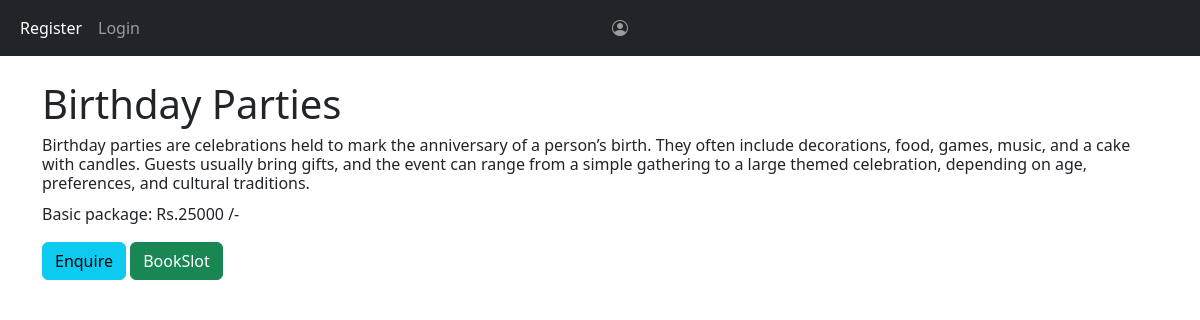
Page /6 on the committed database.
### events/models.py (models this page shows, shortened)
class EventsList(models.Model):
    name = models.CharField(max_length=100)
    price = models.IntegerField()
    descriptions = models.TextField()
    image = models.ImageField(upload_to='event', blank=True, null=True)

### events/views.py (the view)
# urls.py: path('<int:id>' , views.events_description, name='events_description'),
def events_description(request, id=0):
    event = EventsList.objects.get(id=id)
    return render(request, "events/eventsDescription.html", {"events": event})

### templates/events/eventsDescription.html
{% extends 'base.html' %}
{% block content %}
<br>
<div class="container">
    <div class="jumbotron">
        <h1>{{ events.name }}</h1>
        <h6>{{ events.descriptions }}</h6>
        <p>Basic package: Rs.{{ events.price }} /-</p>
        <a href="{% url 'enquire' %}" class="btn btn-info">Enquire</a>
        <a href="{% url 'slotbooking' events.id %}" class="btn btn-success">BookSlot</a>
    </div>
</div>
{% endblock %}

### rows in the picture
EventsList: name "Birthday Parties", descriptions "Birthday parties are celebrations held to mark the anniversary of a person’s birth. They often include decorations, food, games, music, and a cake with candles. Guests usually bring gifts, and the event can range from a simple gathering to a large themed celebration, depending on age, preferences, and cultural traditions.", price "25000"
